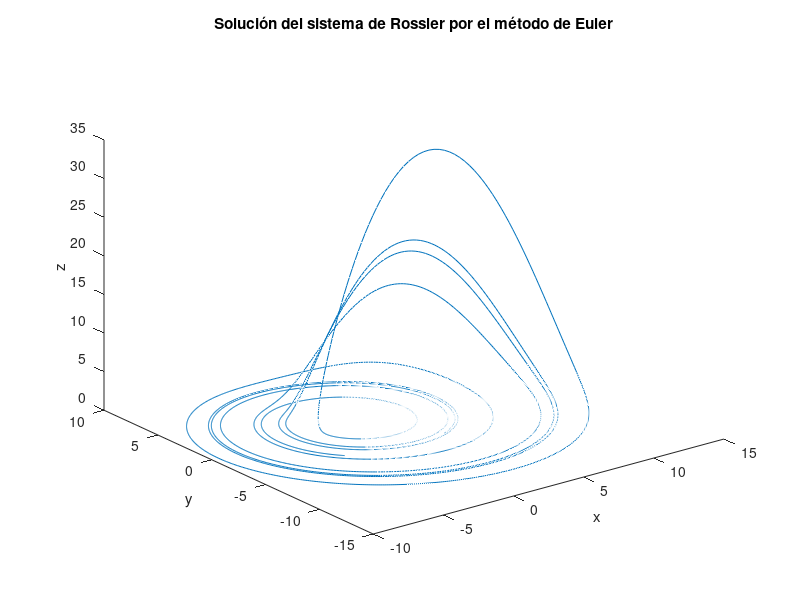

Write the MATLAB code that produced this figure.
clear all
clc

% Parámetros del sistema
a = 0.22;
b = 0.2;
c = 5.7;

% Intervalo de tiempo y tamaño del paso
t0 = 0;
tf = 50;
h = 0.01;

% Condiciones iniciales
x0 = 3.0346363000;
y0 = -4.6406320000;
z0 = 0.0092008655;

% Número de pasos
N = round((tf-t0)/h);

% Inicialización de las soluciones
x = zeros(N+1,1);
y = zeros(N+1,1);
z = zeros(N+1,1);

% Condiciones iniciales
x(1) = x0;
y(1) = y0;
z(1) = z0;

% Resolución del sistema por el método de Euler
for i=1:N
    x(i+1) = x(i) + h*(-y(i) - z(i));
    y(i+1) = y(i) + h*(x(i) + a*y(i));
    z(i+1) = z(i) + h*(b + z(i)*(x(i)-c));
end

% Graficar la solución
figure;
plot3(x,y,z);
xlabel('x');
ylabel('y');
zlabel('z');
title('Solución del sistema de Rossler por el método de Euler');


